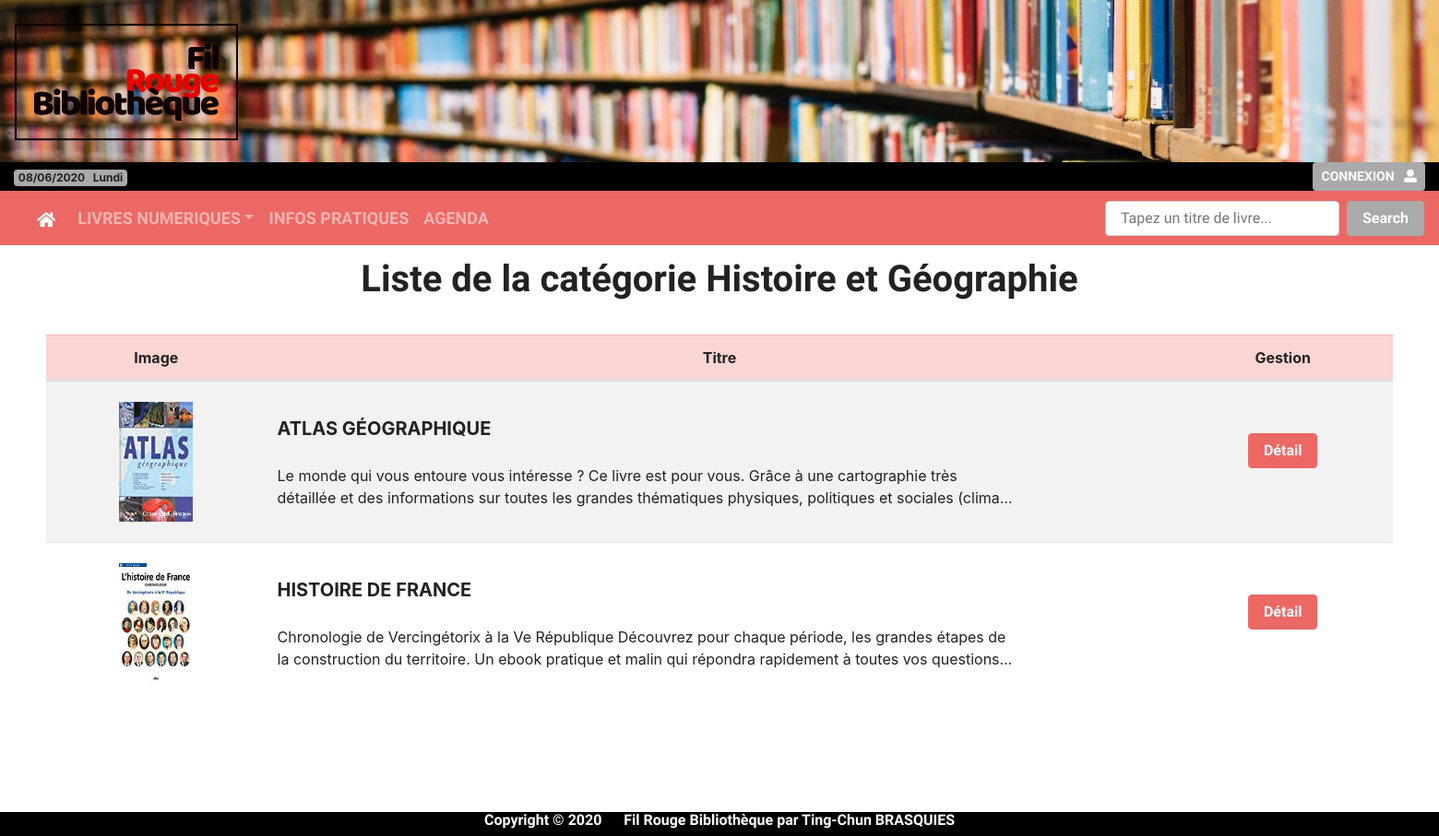
The app's page /index.php?entite=book&action=list_books&categ=Histoire et Géographie with its own data.
### tables this page shows
CREATE TABLE IF NOT EXISTS `books` (
  `idBook` int(11) NOT NULL AUTO_INCREMENT,
  `titre` varchar(255) NOT NULL,
  `isbn` varchar(15) NOT NULL,
  `categ` int(11) NOT NULL,
  `auteur` varchar(155) NOT NULL,
  `editeur` varchar(100) NOT NULL,
  `bookImage` varchar(255) DEFAULT NULL,
  `theme` varchar(255) NOT NULL,
  `traducteur` varchar(50) DEFAULT NULL,
  `year` varchar(4) NOT NULL,
  `format` varchar(255) DEFAULT NULL,
  `langue` varchar(50) NOT NULL DEFAULT 'Français',
  `langue_orig` varchar(50) DEFAULT NULL,
  `resume` text NOT NULL,
  PRIMARY KEY (`idBook`)
);

### App/Controller/BookController.class.php (called while the page is built, shortened)
<?php
class BookController
{
    public function make($action)
    {
        switch ($action) {
            case 'list_books':
                $categ = filter_input(INPUT_GET, 'categ');
                $mod = new BookModel();
                $books = $mod->bookList($categ);
                break;
        }
        include 'App/Vue/template.php';
    }
}

### App/Dao/Dao.class.php (called while the page is built, shortened)
<?php
class Dao {
    private function connexion() {
        try {
            $connect = new PDO('mysql:host=localhost;dbname=filrouge;charset=utf8', 'root', '');
            $connect->setAttribute(PDO::ATTR_ERRMODE, PDO::ERRMODE_EXCEPTION);
        } catch (PDOException $ex) {
            echo 'Échec lors de la connexion : ' . $ex->getMessage();
            die();
        }
        return $connect;
    }
    public function getBookByCateg($cat) {
        $bdd = $this->connexion();
        $stm = $bdd->prepare(self::GET_BOOK);
        $stm->bindParam(':categ', $cat);
        $stm->execute();
        $stm->setFetchMode(PDO::FETCH_CLASS, 'CTC\App\Entities\Book');
        $liste = [];
        while(($book = $stm->fetch()) !== false){
            $liste[] = $book;
        }
        return $liste;
    }
}

### App/Model/BookModel.class.php (called while the page is built, shortened)
<?php
class BookModel {
    public function bookList($categ){
        $bdd= new Dao();
        $list = $bdd->getBookByCateg($categ);
        return $list;
    }
}

### App/Entities/Book.class.php (called while the page is built, shortened)
<?php
class Book {
    private $idBook;
    private $titre;
    private $bookImage;
    private $resume;
    function getIdBook(): int
    {
        return $this->idBook;
    }
    function getTitre(): string
    {
        return $this->titre;
    }
    function getBookImage()
    {
        return $this->bookImage;
    }
    function getResume()
    {
        return $this->resume;
    }
}

### App/Vue/books.php (the view, shortened to what this page needs)
<main>
<?php if(!empty($categ)): ?>
  <h1 style="text-align: center; margin-top:15px;">Liste de la catégorie <?=$categ?> </h1>
<?php elseif(!empty($results)): ?>
  <h1 style="text-align: center;margin-top:15px;">Résutat de recherche</h1>
<?php endif; ?>
<div style="padding:30px; margin:0px 20px;">
<div class="table-responsive" >
<table class="table table-striped">
  <thead>
    <tr class="table-primary">
      <th scope="col" style="text-align: center; width:200px;">Image</th>
      <th scope="col" style="text-align: center; width:800px;">Titre</th>
      <th scope="col" style="text-align: center; width:200px;">Gestion</th>
    </tr>
  </thead>
  <tbody>
  <?php if(!empty(isset($categ))): ?>
    <?php foreach($books as $book): ?>
      <tr >
            <th scope="row" style="text-align:center"><img style="height:150px; width:100px; padding:10px;" src="images/<?=$book->getBookImage()?>"></th>
            <th style="vertical-align:middle;"><span style="font-size:1.25rem;"><?=$book->getTitre()?></span><br><br>
            <div style="width:800px; text-align:left; font-weight:400; overflow: hidden; text-overflow: ellipsis; display: -webkit-box; -webkit-line-clamp: 2; -webkit-box-orient: vertical;"><?=$book->getResume()?></div></th>
            <th style="text-align: center; vertical-align:middle;"><button type="button" class="btn btn-primary" data-toggle="modal" data-target=".bd-example-modal-xl<?=$book->getIdBook()?>">Détail</button>
<br><br>
  </th>
</tr>
<?php endforeach  ?>
    <?php else: ?>
      <span style="font-size:1.25rem; color: red; font-weight: bold;"><?=$message?></span>
<?php endif; ?>
  </tbody>
</table>
</div>
</div>
    <br><br><br>
</main>

### css/biblio.css (style rules this page uses)
* { margin:0px; padding:0px; }
table { width:90%; border:none; border-collapse:collapse; }
.table th, .table td { vertical-align: middle }
* { box-sizing: border-box; }

### records on screen
books: bookImage (picture), titre "ATLAS GÉOGRAPHIQUE", resume "Le monde qui vous entoure vous intéresse ? Ce livre est pour vous. Grâce à une cartographie très détaillée et des informations sur toutes les grandes thématiques physiques, politiques et sociales…"
books: bookImage (picture), titre "HISTOIRE DE FRANCE", resume "Chronologie de Vercingétorix à la Ve République Découvrez pour chaque période, les grandes étapes de la construction du territoire. Un ebook pratique et malin qui répondra rapidement à toutes vos…"

### other values on screen
$categ "Histoire et Géographie"
